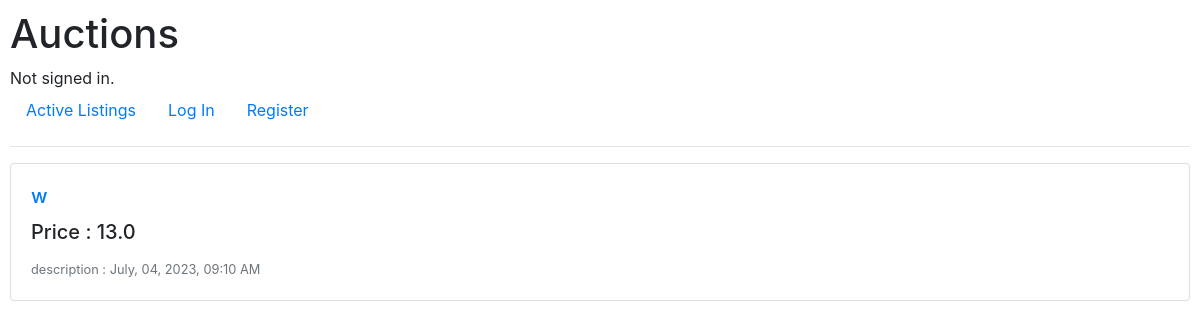
The app's page /category/w/ with its own data.
### auctions/models.py (models this page shows)
class AuctionsListing(models.Model):
    title = models.CharField(max_length=64, blank=False)
    price = models.FloatField(blank=False)
    category = models.CharField(max_length=64, blank=True)
    description = models.TextField(blank=True)
    dateTime = models.DateTimeField(auto_now=True)
    ended = models.BooleanField(default=True)
    seller = models.ForeignKey('User', models.CASCADE, related_name='seller')
    watchListUsers = models.ManyToManyField('User' , through='WatchList', related_name='watchListItems')
    biddingItem = models.ManyToManyField('User' , through='Bids', related_name='bidder')
    comment = models.ManyToManyField('User' , through='Comments', related_name='userComment')

### auctions/views.py (the view)
# urls.py: path("category/<str:category>/", views.category, name="category")
def category(request, category):
    items = AuctionsListing.objects.filter(category=category, ended=False)
    StrDateTime(items)
    return render(request, 'auctions/category.html',{
        'items' : items
    })
    pass

### auctions/views.py (called while the page is built)
def StrDateTime(obj):
    for item in obj:
        dateTime =  datetime.datetime.fromisoformat(str(item.dateTime))
        item.dateTime = dateTime.strftime("%B, %d, %Y, %I:%M %p")

### auctions/templates/auctions/category.html
{% extends 'auctions/layout.html' %}
{% block body %}
    {% for item in items %}
        <div class="card mb-3">
            <div class="row no-gutters">
                <div class="col-md-8">
                    <div class="card-body">
                        <h5 class="card-title"><a href='{% url "listing" item.id %}' class="card-title">{{item.title}}</a></h5>
                        <h5 class="card-title">Price : {{item.price}} </h5>
                        <p class="card-text"><small class="text-muted">description : {{item.dateTime}}</small></p>
                    </div>
                </div>
            </div>
        </div>
    {% endfor %}
{% endblock %}

### auctions/static/auctions/styles.css (style rules this page uses)
body { padding: 10px; }
.card { margin-bottom: 20px; }

### records on screen
AuctionsListing: title "w", price "13.0", dateTime "July, 04, 2023, 09:10 AM"
